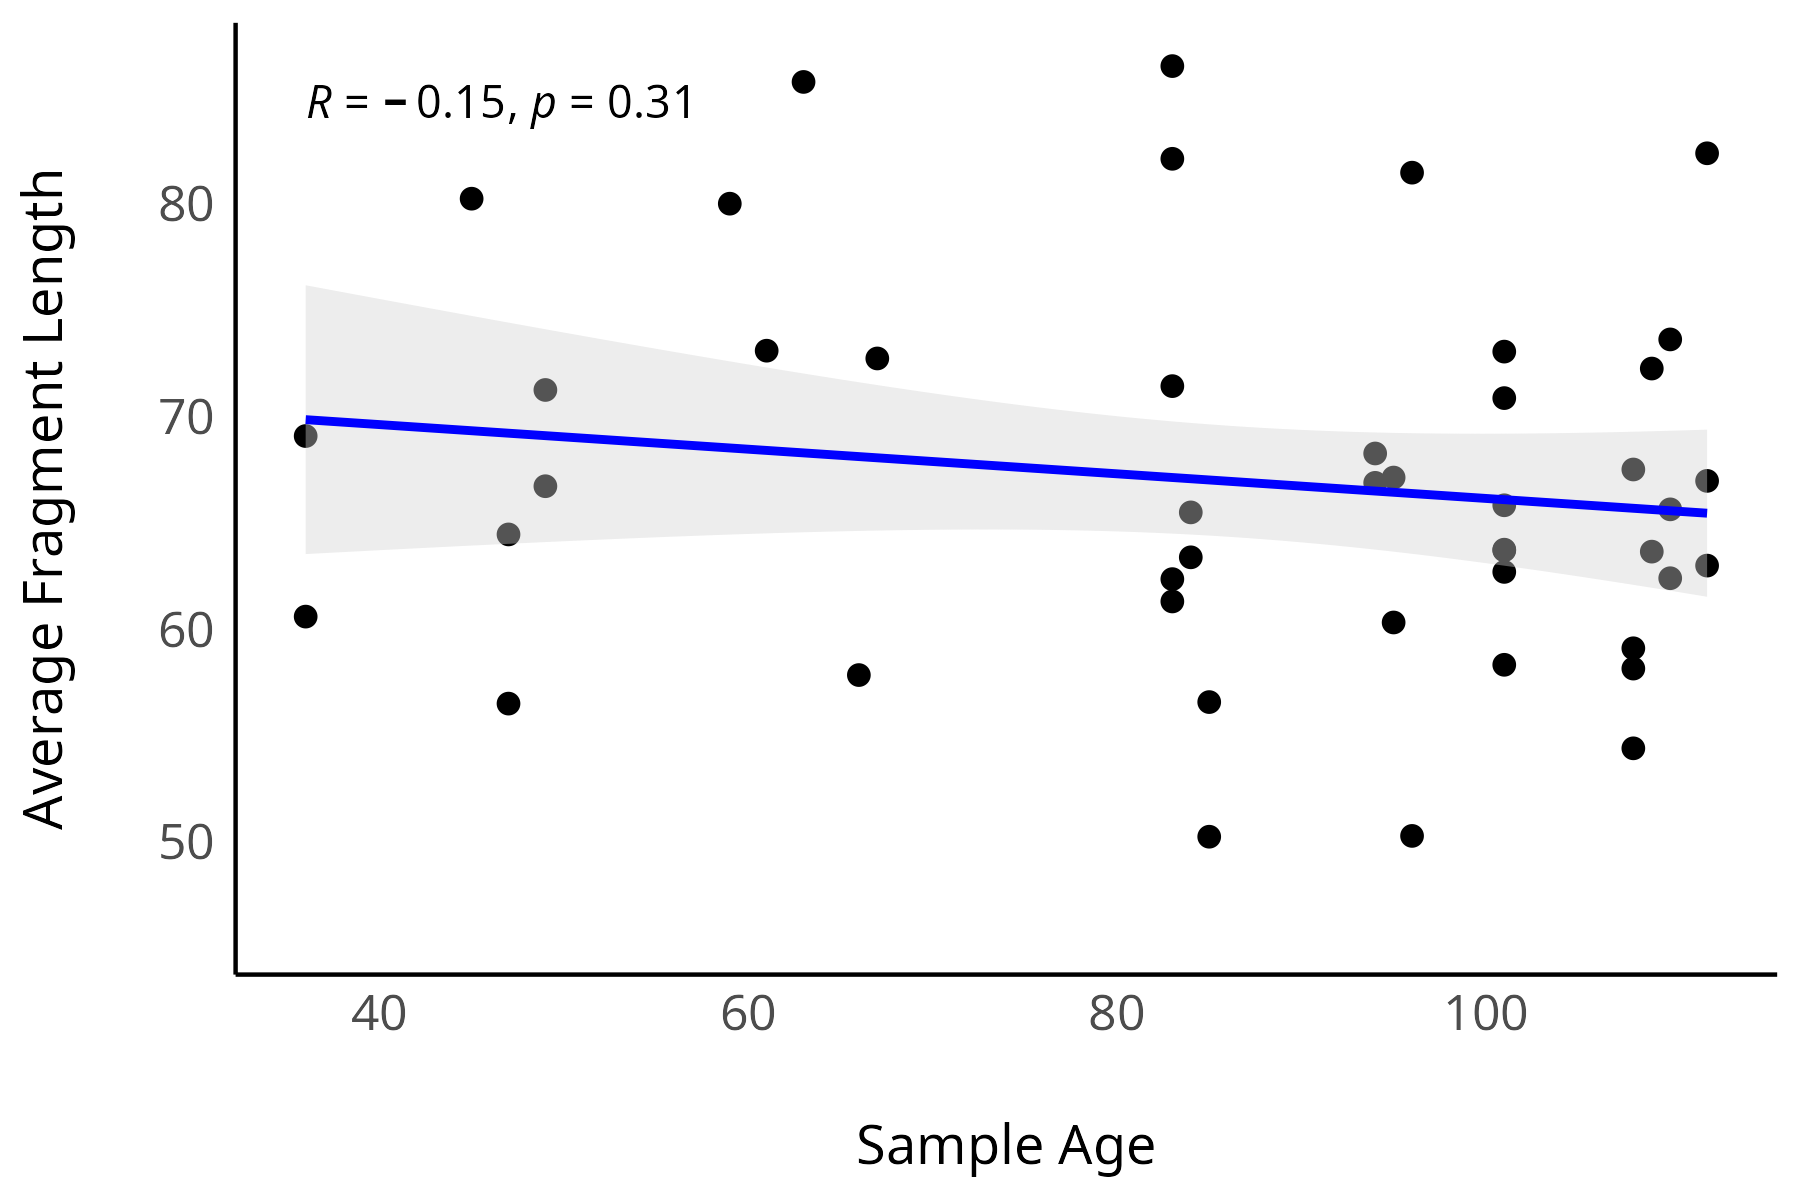

This figure's R source:
library(tidyverse)
library(ggpubr)
library(lubridate)

meta <- read_tsv("tables_and_stats/S1_Sample_metadata.tsv", skip=1)

frag_df<-read.delim("all_gorilla_frag_length_retained_reads.txt",header = T,sep = " ") %>% rename("Sample_ID"="SampleID")

meta_frag<-meta %>% left_join(frag_df) %>% 
  filter(`Sample type`=="sample") %>% 
  mutate(Sample_Age=year(today())-`Collection year`)

summary(lm(Average.Length.Retained.Reads~Sample_Age,data = meta_frag))


ggscatter(meta_frag, x = "Sample_Age", y = "Average.Length.Retained.Reads",
                add = "reg.line",  # Add regressin line
                add.params = list(color = "blue", fill = "lightgray"), # Customize reg. line
                conf.int = TRUE # Add confidence interval
          ) +
  stat_cor(method = "pearson") + # Add correlation coefficient
  labs(y="Average Fragment Length",x="Sample Age")+
  # stat_regline_equation()+
  see::theme_modern()
ggsave(plot = last_plot(),filename = "frag_length_vs_samp_age.png",dpi = 300,width = 6,height = 4,units = "in")
